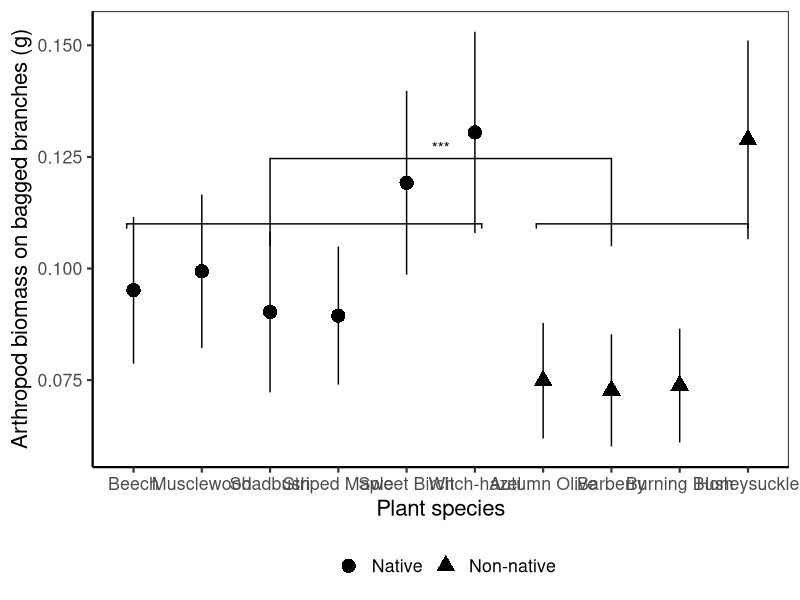
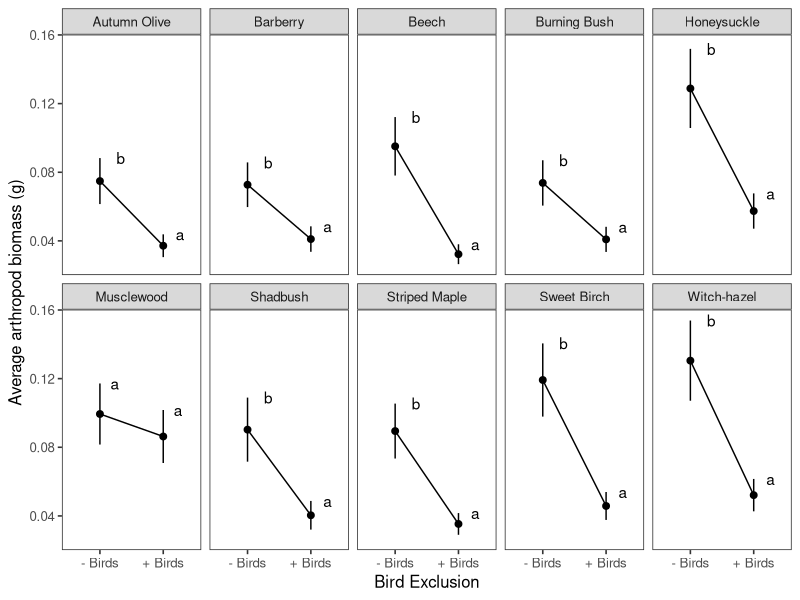
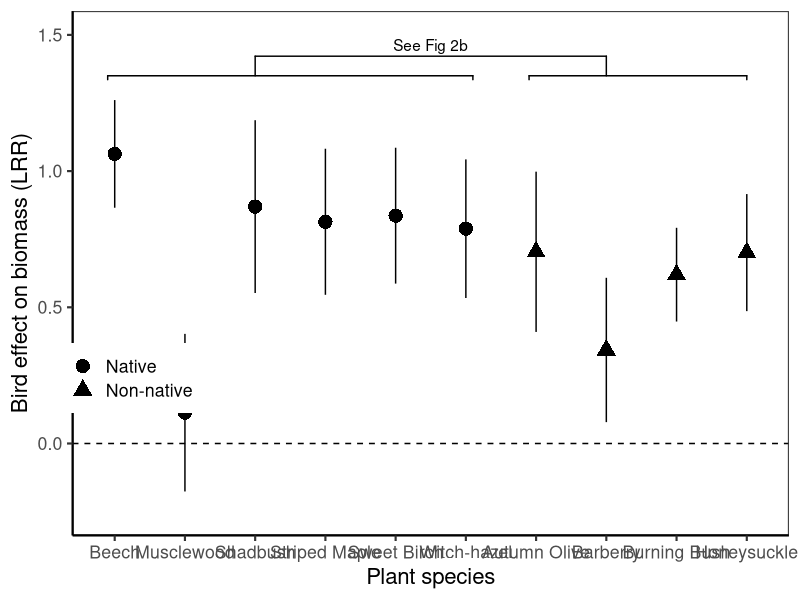
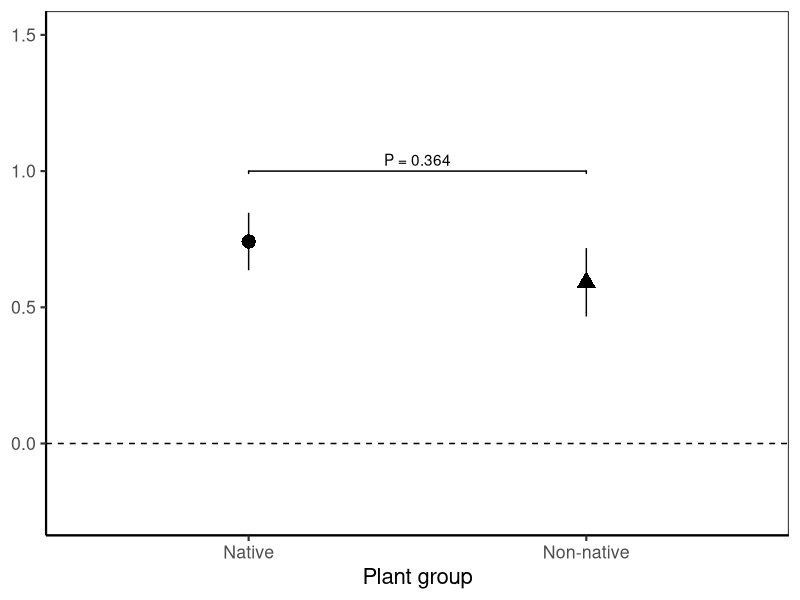
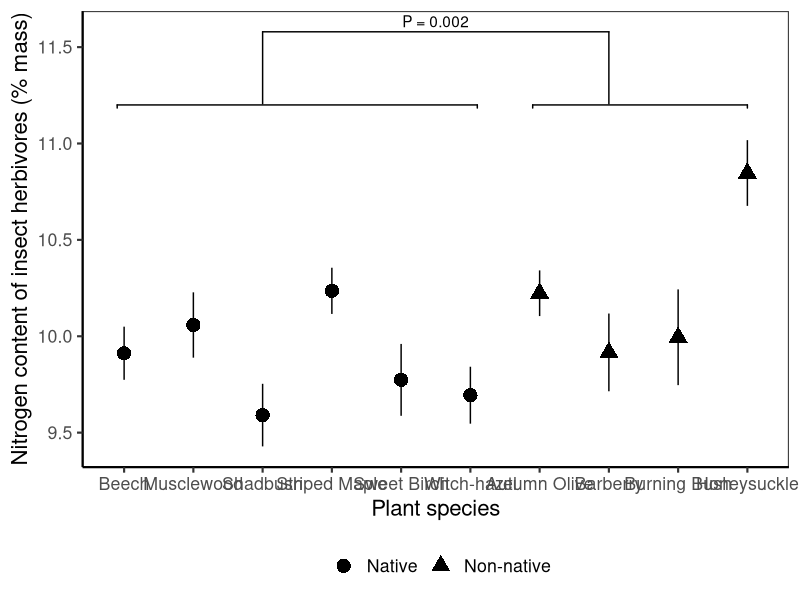
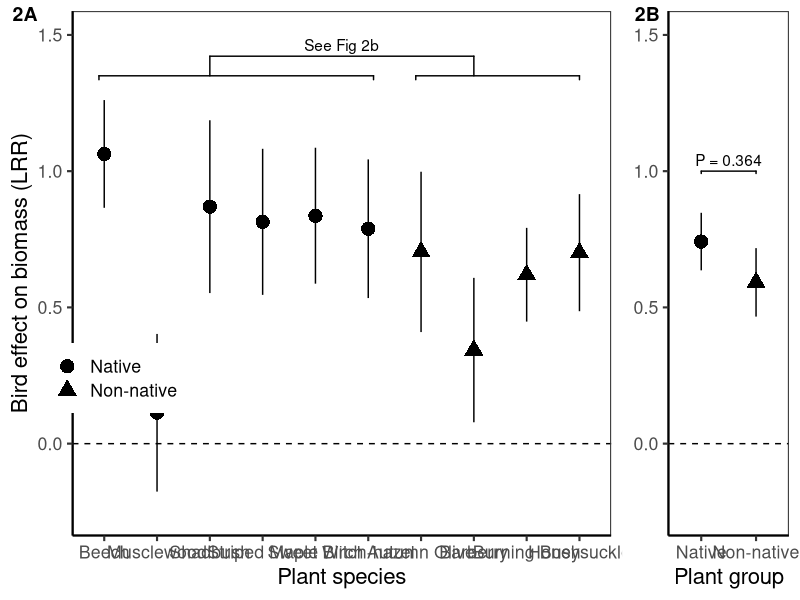

Write the R code that produced these figures, in order.
# Import data and models for table & figure generation only

# Libraries ####
library("tidyverse")
library("readr")
library("lme4")
library("car")
library("multcomp")
library("ggplot2")
library("emmeans")
library("ggpubr")
library("plotrix") # for std.error function
library("ggsignif")

# Plant arrangment rule ######
# Arrange in order of native vs exotic
biomass_order <- c("Beech","Musclewood","Shadbush","Striped Maple", "Sweet Birch", "Witch-hazel", "Autumn Olive", "Barberry", "Burning Bush", "Honeysuckle")



# Fig 1a: Bagged biomass ####
biomass_summary <- read.csv("./Data/Models/model1.csv")

biomass_summary <- arrange(transform(biomass_summary, tree=factor(tree,levels=biomass_order)), tree) 

biomass_summary

biomass_plot <- ggplot(data=biomass_summary, aes(x = tree, y = response, shape=exo)) +
  theme_bw(base_size=16) +
  geom_point(size=4.5) +
  geom_errorbar(aes(ymin=response-(SE), ymax=response+(SE), width=0)) +
  ylab("Arthropod biomass on bagged branches (g)") +
  xlab("Plant species") +
  guides(shape=guide_legend(title="", title.position = "left")) +
  theme(panel.grid.major = element_blank(), panel.grid.minor = element_blank(),
        panel.background = element_blank(), axis.line = element_line(colour = "black")) +
  theme(legend.position="bottom") +
  geom_signif(comparisons = list(c("Shadbush", "Barberry")), 
              y_position = 0.12,
              tip_length = 0.21,
              annotation = c("***")) +
  geom_signif(y_position = c(0.11), 
              xmin = c(0.9, 6.9), 
              xmax = c(6.1, 10),
    annotation = c(" ", " "), tip_length = 0.01)
biomass_plot 

# Fig 1b: Biomass posthoc ####







# Fig 2 ver 1: Bag effect ######
# Import model estimates and table
mod2_lsm <- read.csv("./Data/Models/model2.csv")

Fig_1b <- ggplot(data=mod2_lsm, aes(x = treatment, y = response)) +
  theme_bw(base_size=12) +
  geom_point(size=2) +
  geom_line(aes(group = tree)) +
  geom_errorbar(aes(ymin=response-(SE), ymax=response+(SE), width=0)) +
  ylab("Average arthropod biomass (g)") +
  xlab("Bird Exclusion") +
  scale_x_discrete(labels=c("bag" = "- Birds", "control" = "+ Birds")) +
  geom_text(aes(x = treatment, y = (response+SE), label = .group, hjust=-.5)) +
  theme(panel.grid.major = element_blank(), panel.grid.minor = element_blank()) +
  facet_wrap( ~ tree, nrow=2) 
Fig_1b

# export Fig 2 ver 1 #








# Fig 2a ver 2: Bag lRR #####
mod2a_lsm <- read.csv("./Data/Models/model2a.csv")

mod2a_lsm <- arrange(transform(mod2a_lsm, tree=factor(tree,levels=biomass_order)), tree) 

mod2a_lsm

lrr_plot <- ggplot(data=mod2a_lsm, aes(x = tree, y = LRR_mean, shape=exo)) +
  theme_bw(base_size=16) +
  geom_point(size=4.5) +
  geom_errorbar(aes(ymin=LRR_mean-(LRR_sem), ymax=LRR_mean+(LRR_sem), width=0)) +
  ylab("Bird effect on biomass (LRR)") +
  xlab("Plant species") +
  guides(shape=guide_legend(title="", title.position = "left")) +
  theme(panel.grid.major = element_blank(), panel.grid.minor = element_blank(),
        panel.background = element_blank(), axis.line = element_line(colour = "black")) +
  theme(legend.position = c(0.075,0.3)) +
  geom_signif(comparisons = list(c("Shadbush", "Barberry")), 
              y_position = 1.35,
              tip_length = 0.05,
              annotation = c("See Fig 2b")) +
  geom_signif(y_position = c(1.35), 
              xmin = c(0.9, 6.9), 
              xmax = c(6.1, 10),
              annotation = c(" ", " "), tip_length = 0.01) +
  geom_hline(yintercept=0.0,linetype=2)  +
  ylim(-0.25,1.5)
lrr_plot

# Fig 2b #####
model_2a_posthoc <- read.csv("./Data/Models/model2a_posthoc.csv")

# import p-value #
nugget_1 <- "P = 0.364" 

# this needs to use the same mean and SEM as the other figure, it currently does NOT

lrr_posthoc <- ggplot(data=model_2a_posthoc, aes(x = exo, y = emmean,shape=exo)) +
  theme_bw(base_size=16) +
  geom_point(size=4.5) +
  geom_errorbar(aes(ymin=emmean -(SE), ymax=emmean +(SE), width=0)) +
  ylab("Bird effect on biomass (LRR)") +
  xlab("Plant group") +
  guides(shape=guide_legend(title="", title.position = "left")) +
  theme(panel.grid.major = element_blank(), panel.grid.minor = element_blank(),
        panel.background = element_blank(), axis.line = element_line(colour = "black")) +
  geom_hline(yintercept=0.0,linetype=2) +
  ylim(-0.25,1.5) +
  theme(axis.title.y = element_blank()) +
  theme(legend.position='none') +
  geom_signif(y_position = c(1), 
              xmin = c(1), 
              xmax = c(2),
              annotation = c(nugget_1), tip_length = 0.01)
lrr_posthoc

# merge 2a and 2b
Fig_2ab <- ggarrange(lrr_plot, lrr_posthoc , labels = c("2A", "2B"), nrow = 1,
                     common.legend = FALSE, widths = c(1.75, 0.5))

ggsave(filename = "./Figures/Fig_2ab.svg", plot = Fig_2ab , device = "svg",
              width = 15, height = 5, units = "in")



# Fig 3abcd #####
# Insect abundances #####










# Fig 4 #####
# 4a: Herbivore N% ######
# write csv for summary table to use in figure generation
mod7_summary <- read.csv("./Data/Models/model7.csv")
mod7_summary  <- arrange(transform(mod7_summary , tree=factor(tree,levels=biomass_order)), tree) 

HN_plot <- ggplot(data=mod7_summary , aes(x = tree, y = mean_nitrogen, shape=exo)) +
  theme_bw(base_size=16) +
  geom_point(size=4.5) +
  geom_errorbar(aes(ymin=mean_nitrogen-(sem), ymax=mean_nitrogen+(sem), width=0)) +
  ylab("Nitrogen content of insect herbivores (% mass)") +
  xlab("Plant species") +
  guides(shape=guide_legend(title="", title.position = "left")) +
  theme(panel.grid.major = element_blank(), panel.grid.minor = element_blank(),
        panel.background = element_blank(), axis.line = element_line(colour = "black")) +
  theme(legend.position="bottom") +
  geom_signif(comparisons = list(c("Shadbush", "Barberry")), 
              y_position = 11.5,
              tip_length = 0.235,
              annotation = c("P = 0.002")) +
  geom_signif(y_position = c(11.2), 
              xmin = c(0.9, 6.9), 
              xmax = c(6.1, 10),
              annotation = c(" ", " "), tip_length = 0.01)
HN_plot

# 4b: Herbivore posthoc ####

# 4c: Spider N% ####

# 4d: Spider posthoc ####
